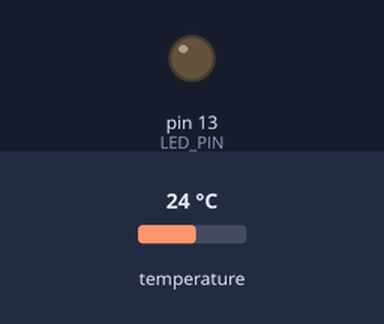
Recording of a sketch running on a simulated Arduino Uno, built with avr-gcc and run on an emulated ATmega328P. On the bench: output pins drawn as LEDs (lit = HIGH). The inputs (shaded band) are chosen by the test bench; at power-on: temperature 24 °C.

Above: at 5.0 s.
At 10.3 s:
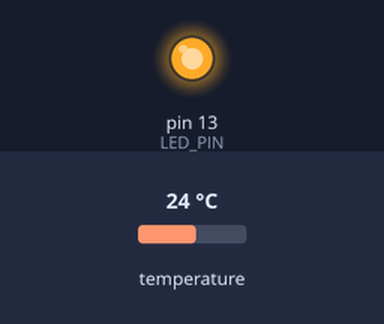
Timing chart, 0 to 14.0 s (numbered marks = the images above):
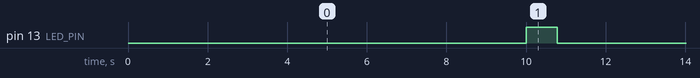

Measured:
- by itself, pin 13 (LED_PIN): alternates HIGH for 0.78 s and LOW for 10.0 s

The sketch:

bt-temp-probe.ino
```cpp
#include <SoftwareSerial.h>
#include <OneWire.h>
#include <DallasTemperature.h>

// Define the pinout used on the Arduino
#define ONE_WIRE_BUS 9
#define BT_SERIAL_RX 10
#define BT_SERIAL_TX 11
#define LED_PIN 13

// The time between temperature updates
#define WAIT_PERIOD 10000

// Set up the software UART to talk to the Bluetooth module
SoftwareSerial btSerial(BT_SERIAL_RX, BT_SERIAL_TX);

// Set up the 1-Wire bus
OneWire oneWire(ONE_WIRE_BUS);
DallasTemperature sensors(&oneWire);

void setup() {
    pinMode(LED_PIN, OUTPUT);
    btSerial.begin(9600);
}

void loop() {
    // Wait before transmitting again
    delay(WAIT_PERIOD);

    // Flash LED during transmit
    digitalWrite(LED_PIN, HIGH);

    // Get the temperature
    sensors.requestTemperatures();
    float temp = sensors.getTempCByIndex(0);

    // Ignore silly readings from DS18b20 devices
    if (temp <= 0 || temp > 80) {
        return;
    }

    // Build a JSON string and transmit it
    String jsonString = String("{\"temp\":");
    jsonString += String(temp);
    jsonString += String("}");
    btSerial.println(jsonString);

    // LED off until next transmit
    digitalWrite(LED_PIN, LOW);
}
```
